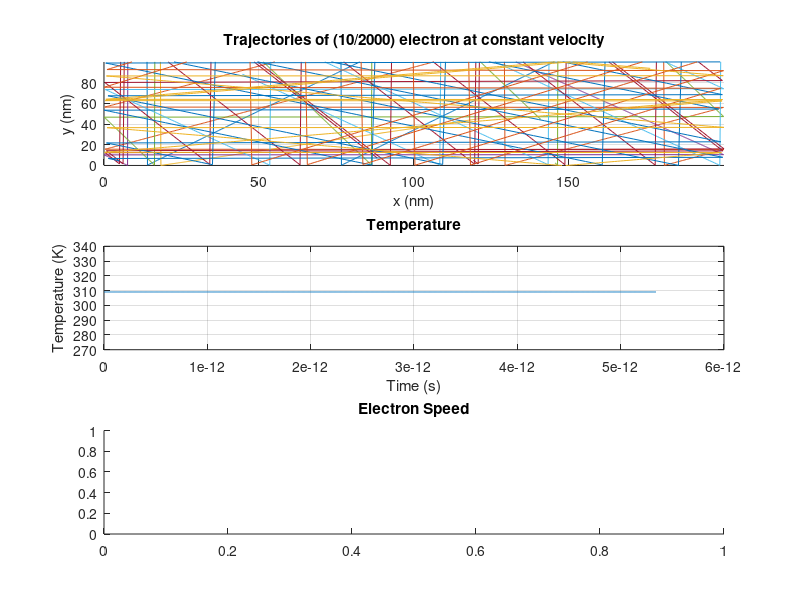

Reproduce this figure in MATLAB. (Note: this script raises an error after producing the figure.)
%{
% Author: Maharshi Gurjar
% ELEC 4700 - Modeling of Integrated Devices
% Assignment 1
%}
clc; close all; clear;
set(0, 'DefaultFigureWindowStyle', 'docked')
%Define simulation envrionment and constants
M0 = 9.10938356e-31; %Rest mass of electron
Mass_n = 0.26*M0; %Effective mass of electron
T = 300; % Simulation envrionment temperature (K)
k = 1.38064852e-23; % Boltzmans constant
V_thermal = sqrt(2*k*T/Mass_n); %Thermal Veleocity
Height = 100e-9; % The height of the simulation environment
Length = 200e-9; % The lengthof the simulation environment
nElectrons = 2e3; % Total number of electrons to simulate
nPlotted_Electrons = 10; %Total number of electrons displayed 
Time_Step = Height/V_thermal/100; % Time step of simulation
Iterations = 1000; % Number of iternations to simulate
Show_Movie = 0; %Display steps control
% The mean free path is determined by multipling the thermal velocity 
... by the mean time between collisions: 
MFP = V_thermal * 0.2e-12; %Mean free path 
%The state of the electron  (postion and velocity) is stored in a array
... where each index refers to [x-position y-position v-in-x v-in-y]
Electron_State = zeros(nElectrons,4);
%Trajectories will be recorded in the array below, where there are 
... double the colums as we need both the x and y positions for each
    ... of the "to-be-plotted" electrons
Trajectories = zeros(Iterations,nPlotted_Electrons*2);
%Temperature will be recorded in the array below
Temperature = zeros(Iterations,1);
%The probabity of scattering is defined by,
Scattering_Prob = 1 - exp(-Time_Step/0.2e-12);

Velocity_PDF = makedist('Normal','mu',0,'sigma',sqrt(k*T/Mass_n));

%Generate a random inital population postion and velocity
for i = 1:nElectrons
   Electron_State(i,:) = [Length*rand() Height*rand() random(Velocity_PDF) random(Velocity_PDF)]; 
end
%The average velocity is simply calculated as,
Velocity_Avg = sqrt(sum(Electron_State(:,3).^2)/nElectrons + sum(Electron_State(:,4).^2)/nElectrons);

%We will now move (iterate) over time, updating the positions and direction
...while plotting the state
for i = 1:Iterations
    %The line below updates the x,y position by moving it to a new position
    ... using its current position + the velocity*(time step)
    Electron_State(:,1:2) = Electron_State(:,1:2) + Time_Step.*Electron_State(:,3:4);

    %Checks the boundary Conditions (if electron is at the bounds)
    for j = 1 : nElectrons
       if Electron_State(j,1) > Length
           Electron_State(j,1) = Electron_State(j,1) - Length;
       elseif Electron_State(j,1) <0
           Electron_State(j,1) = Electron_State(j,1) + Length;
       end
       if Electron_State(j,2) > Height
           Electron_State(j,4) = -Electron_State(j,4);
       elseif Electron_State(j,2) < 0
           Electron_State(j,4) = -Electron_State(j,4);
       end
    end

%     j = rand(nElectrons, 1) < Scattering_Prob;
%     Electron_State(j,3:4) = random(Velocity_PDF, [sum(j),2]);
    
    % Stores the Electron [x y] posistions in the Trajectories vector
    ... for each different electron in a new coloum
    for j = 1: nPlotted_Electrons
       Trajectories(i, (j):(j+1)) = Electron_State(j,1:2); 
    end
    %To calcuatle the themal energy, Maxwell's principle of equipartion 
    ... is used,  where the final equation then becomes;
    Temperature(i) = ( sum (Electron_State(:,3).^2) + sum(Electron_State(:,4).^2)) * Mass_n / k / 2 / nElectrons;
    
    %Shows the pathing of the electron, as well as the updating trajectory
    if Show_Movie && mod(i,20)
       figure(1)
       hold off;
       plot(Electron_State(1:nPlotted_Electrons,1)./1e-9,Electron_State(1:nPlotted_Electrons,2)./1e-9,'o');
       grid on;
       axis([0 Length/1e-9 0 Height/1e-9]);
       xlabel('x (nm)');
       ylabel('y (nm)');
       title(sprintf("Plotting (%d/%d) electron at constant velocity",nPlotted_Electrons,nElectrons));
%        subplot(2,1,2)
%        plot(Trajectories./1e-9, Trajectories./1e-9,'o');
%        axis([0 Length/1e-9 0 Height/1e-9]);
%        xlabel('x (nm)');
%        ylabel('y (nm)');
%        grid on;
%        title(sprintf("Trajectories of (%d/%d) electron at constant velocity",nPlotted_Electrons,nElectrons));
    end
end
figure("name","Trajectory, temperature and speed results results")
subplot(3,1,1)
hold on;
for i = 1:nPlotted_Electrons
    plot(Trajectories(:,i)./1e-9, Trajectories(:,i+1)./1e-9,'-');
end
axis([0 Length/1e-9 0 Height/1e-9]);
xlabel('x (nm)');
ylabel('y (nm)');
grid on;
title(sprintf("Trajectories of (%d/%d) electron at constant velocity",nPlotted_Electrons,nElectrons));

subplot(3,1,2)
plot(Time_Step*(0:Iterations-1), Temperature);
%axis([0 Time_Step*Iterations min(Temperature) max(Temperature)]);
grid on;
title('Temperature');
xlabel('Time (s)');
ylabel('Temperature (K)');

subplot(3,1,3)
Velocity = sqrt(Electron_State(:,3).^2 + Electron_State(:,4).^2);
title("Electron Speed");
histogram(Velocity);
xlabel("Speed (m/s)");
ylabel("Number of particles");
grid on;